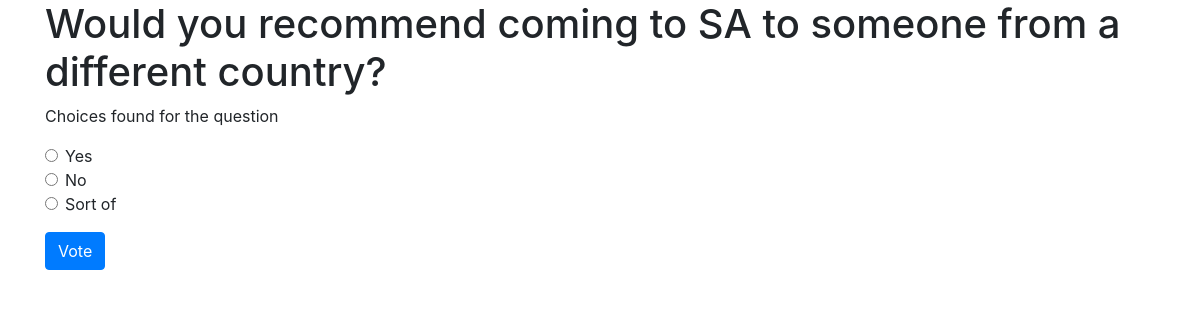
The page /polls/polls/5/ on the database its author committed.
### polls/models.py (models this page shows, shortened)
class Question(models.Model):
    question_text = models.CharField(max_length=200)
    pub_date = models.DateTimeField('date published')

class Choice(models.Model):
    question = models.ForeignKey(Question, on_delete=models.CASCADE)
    choice_text = models.CharField(max_length=200)
    votes = models.IntegerField(default=0)

### polls/views.py (the view)
# urls.py: re_path(r'^polls/(?P<question_id>[0-9]+)/$', views.detail, name='detail')
def detail(request, question_id):
    question = get_object_or_404(Question, pk=question_id)
    return render(request, 'polls/detail.html', {'question': question})

### polls/templates/polls/detail.html (shortened to what this page needs)
<div class="container">
    <h1>{{question.question_text}}</h1>
    <form action="{% url 'polls:vote' question.id %}" method="post">
        <div class="form-group">
            {% if question.choice_set.all %}
                <p>Choices found for the question</p>
            {% else %}
                <p>No choices found for the question</p>
            {% endif %}
            {% for choice in question.choice_set.all %}
                <div class="form-check">
                    <input class="form-check-input" type="radio" name="choice" id="choice{{ forloop.counter }}" value="{{ choice.id }}" />
                    <label class="form-check-label" for="choice{{ forloop.counter }}">
                        {{ choice.choice_text }}
                    </label>
                </div>
            {% endfor %}
        </div>
        <button type="submit" class="btn btn-primary">Vote</button>
    </form>
</div>
<link rel="stylesheet" href="https://maxcdn.bootstrapcdn.com/bootstrap/4.5.2/css/bootstrap.min.css">

### rows shown on the page
Question: question_text "Would you recommend coming to SA to someone from a different country?"
Choice: choice_text "Yes"
Choice: choice_text "No"
Choice: choice_text "Sort of"
